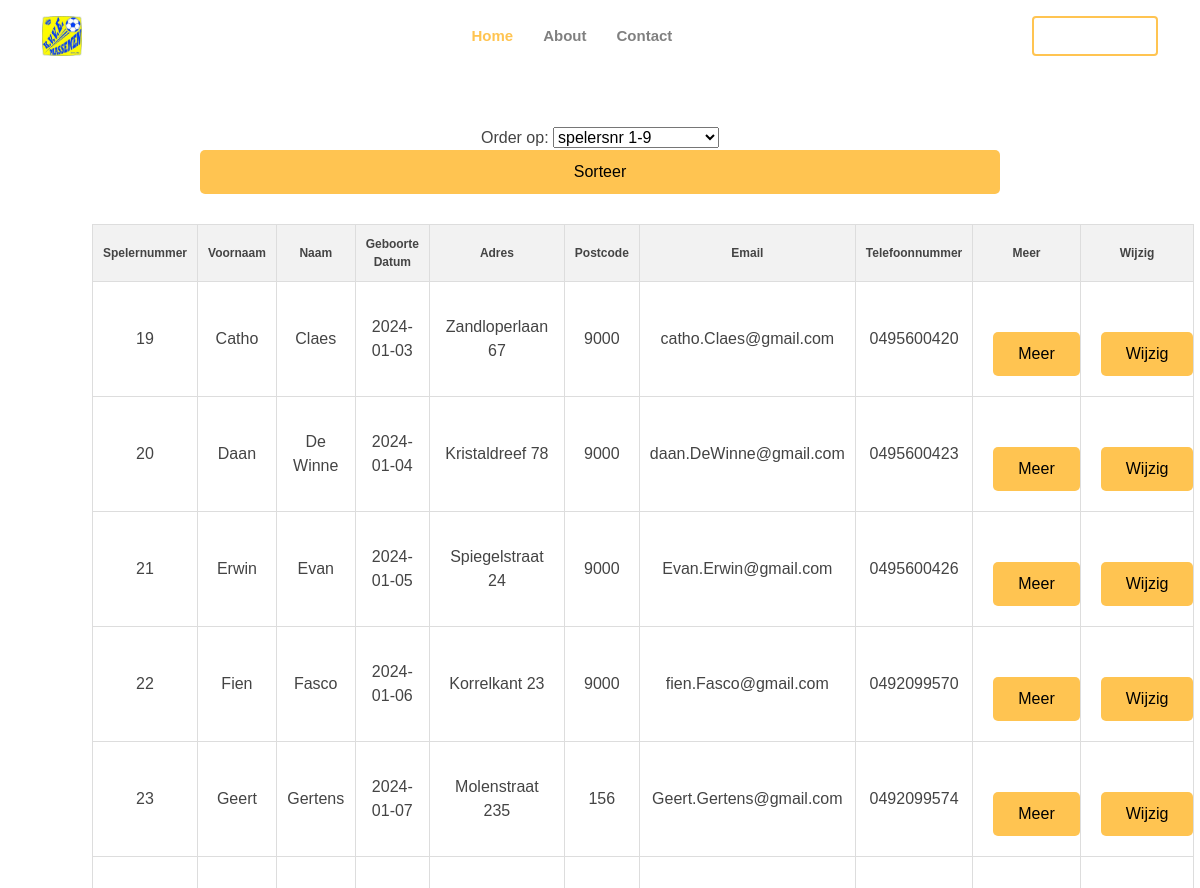
Page /Gp_02/Gp/overzichtspelers.php (upper part) on the earlier database version.
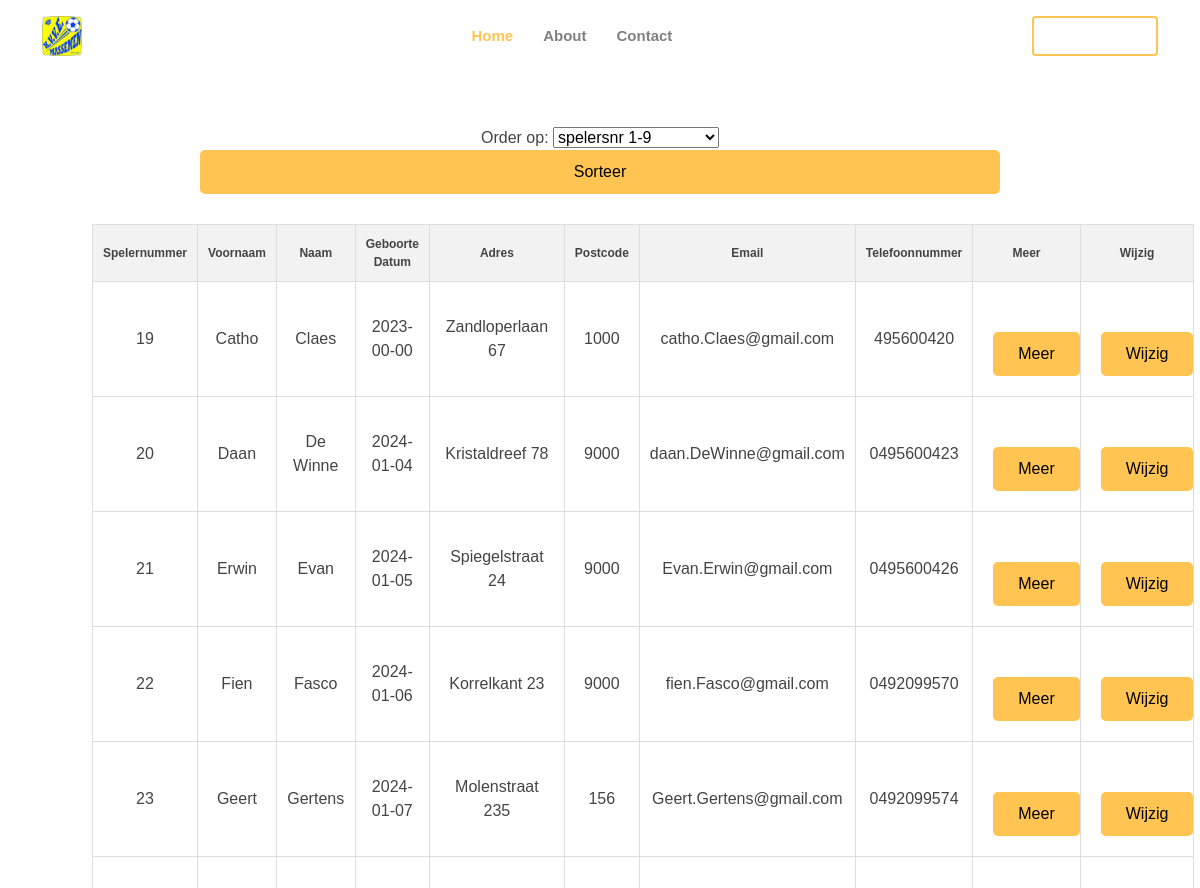
Same page on the later database version.
### tables this page shows
CREATE TABLE `tblspelers` (
  `spelernr` int(11) NOT NULL,
  `naam` text NOT NULL,
  `voornaam` text NOT NULL,
  `geboortedatum` date DEFAULT NULL,
  `adres_speler` text,
  `postcode_speler` int(11) DEFAULT NULL,
  `email` text,
  `telefoonnummer_speler` text,
  `adres_moeder` text,
  `postcode_moeder` int(11) DEFAULT NULL,
  `email_moeder` text,
  `telefoonnummer_moeder` text,
  `adres_vader` text,
  `postcode_vader` int(11) DEFAULT NULL,
  `email_vader` text,
  `telefoonnummer_vader` text,
  `wie_eerst_te_verwittigen` text,
  `medische_toelichting` text,
  `bondsnummer` int(11) DEFAULT NULL,
  `toelichting` text,
  `actief` tinyint(1) DEFAULT NULL
);

### Gp_02/Gp/overzichtspelers.php (the view, shortened to what this page needs)
<!DOCTYPE html>
<html lang="en">
<head>
  <link href="assets/vendor/aos/aos.css" rel="stylesheet">
  <link href="assets/vendor/bootstrap/css/bootstrap.min.css" rel="stylesheet">
  <link href="assets/vendor/bootstrap-icons/bootstrap-icons.css" rel="stylesheet">
  <link href="assets/vendor/boxicons/css/boxicons.min.css" rel="stylesheet">
  <link href="assets/vendor/glightbox/css/glightbox.min.css" rel="stylesheet">
  <link href="assets/vendor/remixicon/remixicon.css" rel="stylesheet">
  <link href="assets/vendor/swiper/swiper-bundle.min.css" rel="stylesheet">
  <link href="assets/css/style.css" rel="stylesheet">
  <link href="assets/css/styleoverzicht.css" rel="stylesheet">
</head>
<body>
<header id="header" class="fixed-top ">
    <div class="container d-flex align-items-center justify-content-lg-between">
      <h1 class="logo me-auto me-lg-0"><a href="index.php"><img src="assets/img/favicon.jpg"></a></h1>
      <nav id="navbar" class="navbar order-last order-lg-0">
        <ul>
          <li><a class="nav-link scrollto active" href="index.php">Home</a></li>
          <li><a class="nav-link scrollto" href="about.php">About</a></li>
          <li><a class="nav-link scrollto" href="contact.php">Contact</a></li>
        </ul>
      </nav>
      <a href="aangemeld.php" class="get-started-btn scrollto">Admin Only</a>
    </div>
  </header>
  <main id="main">
    <div class="container">
      <p>
      <br><br><br><br>
      </p>
      <form method="get" name="searchForm" action="<?php echo $_SERVER['PHP_SELF']; ?>"class="mx-auto text-center">
          Order op: <select id="sortBy" name="sortBy">
                      <option value="spelernr">spelersnr 1-9</option>
                    </select>
                    <input type="submit" class="btn btn-primary" style="margin:0;"name="sorteer" id="sorteer" value="Sorteer">
      </form>
  <?php
    $mysqli= new MySQLi ("localhost","root","","voetbalclubphp");
    if(mysqli_connect_errno()) {trigger_error('Fout bij verbinding: '.$mysqli->error); }
    else{
        if(isset($_GET['sortBy'])){
          $sortBy = $_GET['sortBy'];
        }else{
          $sortBy = 'spelernr';
        }
        $sql= "SELECT * from tblspelers ORDER BY $sortBy ASC";
        if($stmt = $mysqli->prepare($sql)){
            if(!$stmt->execute()){
                echo "Het uitvoeren van de query is mislukt: '.$stmt->error.' in query: ".$sql;
            }else{
                $stmt->bind_result($spelersnr,$naam,$voornaam,$datum,$adres1,$postcode1,$email1,$tel1,$adres2,$postcode2,$email2, $tel2, $adres3, $postcode3, $email3,$tel3, $contactfirst,  $medische_toelichting,$bondsnummer, $toelichting,$actief);
                echo "<div><table border='1' style='margin-left: 50px'> <tr><th>Spelernummer</th><th>Voornaam</th><th>Naam</th><th>Geboorte Datum</th><th>Adres</th><th>Postcode</th><th>Email</th><th>Telefoonnummer</th><th>Meer</th><th>Wijzig</th>
                </tr>";
                while ($stmt->fetch()) {
                  $id = $spelersnr;
                    echo "<tr><td>" . $spelersnr . "</td><td>" . $voornaam . "</td><td>" . $naam . "</td><td>" . $datum . "</td><td>" . $adres1 . "</td><td>" . $postcode1 . "</td><td>" . $email1 . "</td><td>" . $tel1 . "</td><td style='text-align: center;'>";
                    ?>
                    <form name='form1' method='post' action='meer_info.php?actiemeerinfo&spelerid=<?php echo $id;?>'><input style="margin: 10px;" type='submit' name='Meer' id='Meer' value='Meer'></form>
                    <?php echo "</td><td tyle='text-align: center;'>";
                    ?>
                      <form name='form1' method='post' action='updatepage.php?actieverander&spelerid=<?php echo $id;?>'><input style="margin: 10px;"type='submit' name='update' id='update' value='Wijzig'></form>
                    <?php echo "</td></tr>";
                }
                echo "</table></div>";
        }
    }
  }
?>
</div>
</main>
</body>
</html>

### Gp_02/Gp/assets/css/style.css (style rules this page uses)
body { font-family: "Open Sans", sans-serif; color: #444444; }
a { color: #ffc451; text-decoration: none; }
h1, h2, h3, h4, h5, h6 { font-family: "Raleway", sans-serif; }
#header { transition: all 0.5s; z-index: 997; padding: 15px 0; }
#header .logo { font-size: 32px; margin: 0; padding: 0; line-height: 1; font-weight: 700; letter-spacing: 2px; text-transform: uppercase; }
#header .logo a { color: #fff; }
#header .logo img { max-height: 40px; }
.get-started-btn { color: #fff; border-radius: 4px; padding: 7px 25px 8px 25px; white-space: nowrap; transition: 0.3s; font-size: 14px; display: inline-block; border: 2px solid #ffc451; }
.navbar { padding: 0; }
.navbar ul { margin: 0; padding: 0; display: flex; list-style: none; align-items: center; }
.navbar li { position: relative; }
.navbar a, .navbar a:focus { display: flex; align-items: center; justify-content: space-between; padding: 10px 0 10px 30px; font-size: 15px; font-weight: 600; color: gray; white-space: nowrap; transition: 0.3s; }
.navbar a:hover, .navbar .active, .navbar .active:focus, .navbar li:hover>a { color: #ffc451; }

### Gp_02/Gp/assets/css/styleoverzicht.css (style rules this page uses)
body { font-family: Arial, sans-serif; }
form { max-width: 800px; margin: 0 ; margin-top: 30px; }
table { align-items: center; width: 80%; border-collapse: collapse; margin-bottom: 20px; margin-top: 30px }
th, td { padding: 10px; border: 1px solid #ddd; text-align: center; margin-top:30px; }
th { background-color: #f2f2f2; font-size: 12px; }
input, textarea { width: 95%; margin-bottom: 10px; padding: 8px; }
input[type="submit"] { background-color: #ffc451; color: black; padding: 10px 15px; border: none; border-radius: 5px; cursor: pointer; align-items: center; width: 100% }

Differences in the rows shown:
changed tblspelers "Catho": geboortedatum "2024-01-03" → "2023-00-00"; postcode_speler "9000" → "1000"; telefoonnummer_speler "0495600420" → "495600420"
